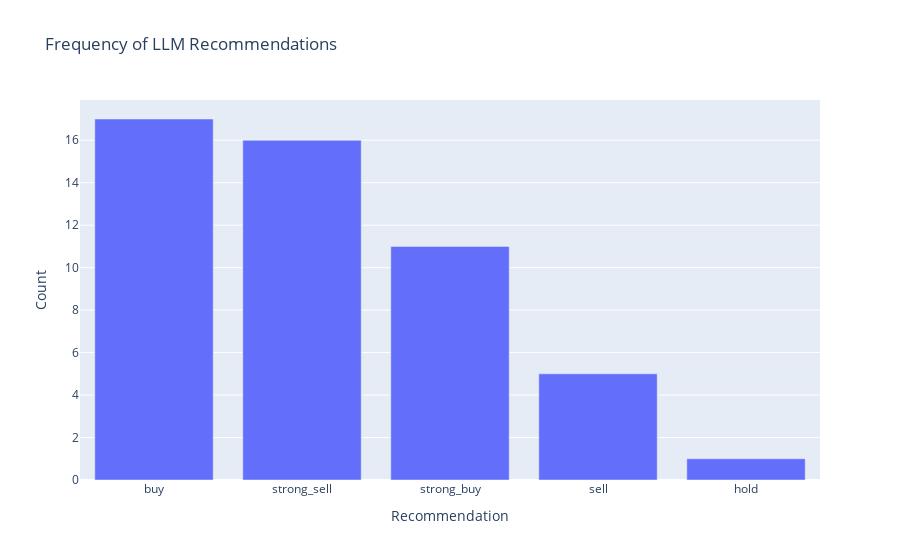

Write notebook code for a chart like this one.
### Markdown cell above
This bar chart was created to better understand the signals from the LLM. This was important for understanding why the model never predicted a price increase, despite the strong linear trend for a price increase.

### Code cell
import plotly.express as px

# Prepare the data with clear column names
rec_counts = merged_df['recommendation'].value_counts().reset_index()
rec_counts.columns = ['recommendation', 'count']

fig = px.bar(
    rec_counts,
    x='recommendation',
    y='count',
    labels={'recommendation': 'Recommendation', 'count': 'Count'},
    title='Frequency of LLM Recommendations'
)
fig.show()

### Figure 1 — Plotly figure (JSON) as saved in the notebook; plotly's stock layout.template omitted (floating-point values rounded to 4 significant figures)
{"data": [{"hovertemplate": "Recommendation=%{x}<br>Count=%{y}<extra></extra>", "legendgroup": "", "marker": {"color": "#636efa", "pattern": {"shape": ""}}, "name": "", "orientation": "v", "showlegend": false, "textposition": "auto", "type": "bar", "x": ["buy", "strong_sell", "strong_buy", "sell", "hold"], "xaxis": "x", "y": [17, 16, 11, 5, 1], "yaxis": "y"}], "layout": {"barmode": "relative", "legend": {"tracegroupgap": 0}, "title": {"text": "Frequency of LLM Recommendations"}, "xaxis": {"anchor": "y", "domain": [0, 1], "title": {"text": "Recommendation"}}, "yaxis": {"anchor": "x", "domain": [0, 1], "title": {"text": "Count"}}}}
